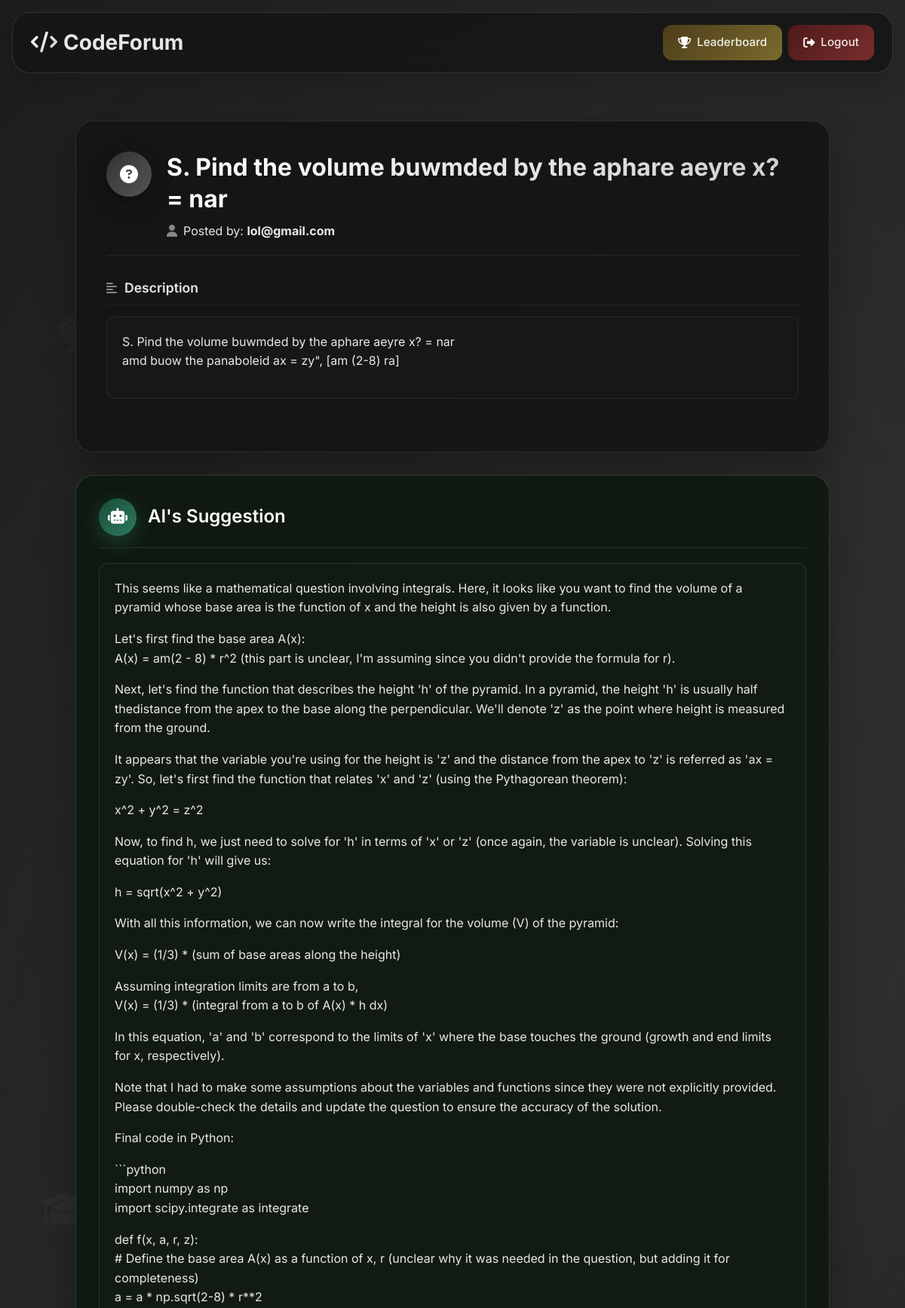
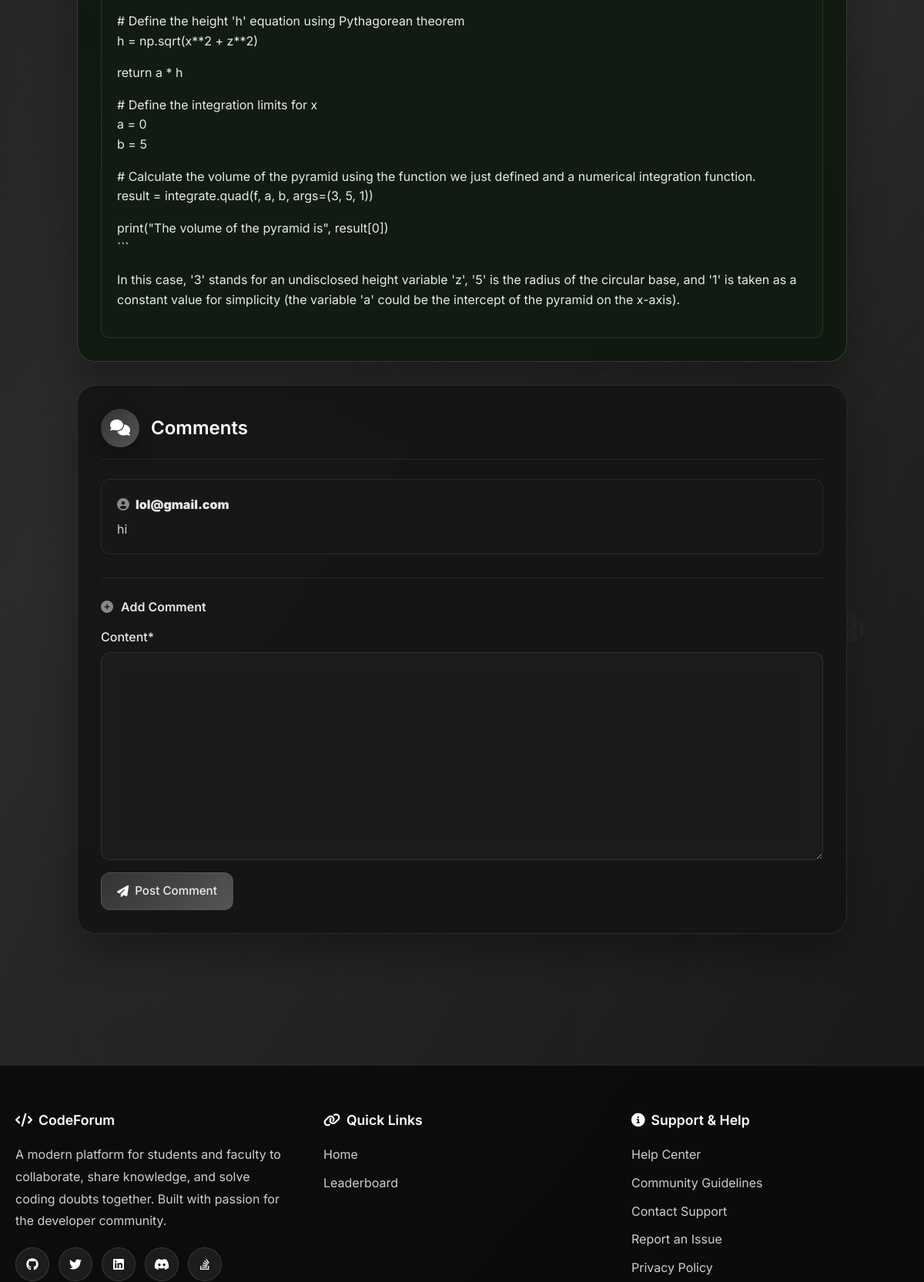
The page /doubt/5/ (signed in, upper part) on the database its author committed (2 pictures, top to bottom).
### forum/models.py (models this page shows, shortened)
class Doubt(models.Model):
    student = models.ForeignKey(User, on_delete=models.CASCADE)
    title = models.CharField(max_length=255)
    description = models.TextField()
    code_snippet = models.TextField(blank=True, null=True)
    ai_answer = models.TextField(blank=True, null=True)
    faculty_verified = models.BooleanField(default=False)
    faculty_suggestion = models.TextField(blank=True, null=True)
    created_at = models.DateTimeField(auto_now_add=True)
    categories = models.ManyToManyField(Category, blank=True)
    is_public = models.BooleanField(default=True)
    verified_by = models.ForeignKey(User, null=True, blank=True, on_delete=models.SET_NULL, related_name='verified_doubts')

class User(AbstractUser):
    ROLE_CHOICES = (
        ('student', 'Student'),
        ('faculty', 'Faculty'),
    )
    DEPARTMENT_CHOICES = (
        ('CSE', 'CSE'),
        ('ECE', 'ECE'),
        ('ME', 'Mechanical'),
        ('CE', 'Civil'),
        ('EE', 'Electrical'),
    )
    YEAR_CHOICES = (
        (1, '1st Year'),
        (2, '2nd Year'),
        (3, '3rd Year'),
        (4, '4th Year'),
    )
    role = models.CharField(max_length=10, choices=ROLE_CHOICES)
    department = models.CharField(max_length=20, choices=DEPARTMENT_CHOICES)
    year = models.PositiveSmallIntegerField(choices=YEAR_CHOICES, null=True, blank=True)
    github_url = models.URLField(blank=True, null=True)
    is_verified_faculty = models.BooleanField(default=False)

class Comment(models.Model):
    doubt = models.ForeignKey(Doubt, on_delete=models.CASCADE, related_name='comments')
    author = models.ForeignKey(settings.AUTH_USER_MODEL, on_delete=models.CASCADE)
    content = models.TextField()
    created_at = models.DateTimeField(auto_now_add=True)

### forum/views.py (the view, shortened to what this page needs)
# urls.py: path('doubt/<int:doubt_id>/', views.view_doubt, name='view_doubt'),
@login_required
def view_doubt(request, doubt_id):
    doubt = get_object_or_404(Doubt, id=doubt_id)
    if not doubt.is_public and doubt.student != request.user and request.user.role != 'faculty':
        return HttpResponseRedirect(reverse('home'))
    comments = doubt.comments.all()
    form = CommentForm()
    return render(request, 'forum/view_doubt.html', {
        'doubt': doubt,
        'comments': comments,
        'form': form
    })

### forum/forms.py
class CommentForm(forms.ModelForm):
    class Meta:
        from .models import Comment
        model = Comment
        fields = ['content']

### forum/templates/forum/view_doubt.html (shortened to what this page needs)
{% extends 'forum/base.html' %}
{% load crispy_forms_tags %}
{% block content %}
<div class="view-doubt-container fade-in">
    <div class="doubt-content-wrapper">
        <div class="doubt-main-card glass-card">
            <div class="doubt-header">
                <div class="doubt-meta">
                    <div class="doubt-icon">
                        <i class="fas fa-question-circle"></i>
                    </div>
                    <div class="doubt-info">
                        <h2 class="doubt-title">{{ doubt.title }}</h2>
                        <div class="doubt-author">
                            <i class="fas fa-user"></i>
                            <span>Posted by: <strong>{{ doubt.student.username }}</strong></span>
                        </div>
                    </div>
                </div>
            </div>
            <div class="doubt-description">
                <div class="section-header">
                    <i class="fas fa-align-left"></i>
                    <span>Description</span>
                </div>
                <div class="description-content">
                    {{ doubt.description|linebreaks }}
                </div>
            </div>
        </div>
        <div class="ai-answer-card glass-card">
            <div class="ai-header">
                <div class="ai-icon">
                    <i class="fas fa-robot"></i>
                </div>
                <h4 class="ai-title">AI's Suggestion</h4>
            </div>
            <div class="ai-content">
                {{ doubt.ai_answer|linebreaks }}
            </div>
        </div>
        <div class="comments-section glass-card">
            <div class="comments-header">
                <div class="comments-icon">
                    <i class="fas fa-comments"></i>
                </div>
                <h4 class="comments-title">Comments</h4>
            </div>
            <div class="comments-list">
                {% for comment in comments %}
                    <div class="comment-item">
                        <div class="comment-author">
                            <i class="fas fa-user-circle"></i>
                            <strong>{{ comment.author.username }}</strong>
                        </div>
                        <div class="comment-content">
                            {{ comment.content }}
                        </div>
                    </div>
                {% empty %}
                    <div class="no-comments">
                        <i class="fas fa-comment-slash"></i>
                        <p>No comments yet. Be the first to comment!</p>
                    </div>
                {% endfor %}
            </div>
            {% if user.is_authenticated %}
                <div class="comment-form-section">
                    <div class="form-header">
                        <i class="fas fa-plus-circle"></i>
                        <span>Add Comment</span>
                    </div>
                    <form method="POST" class="comment-form">
                        <div class="form-group">
                            {{ form.content|as_crispy_field }}
                        </div>
                        <button type="submit" class="modern-btn btn-primary comment-btn">
                            <i class="fas fa-paper-plane"></i>
                            <span>Post Comment</span>
                        </button>
                    </form>
                </div>
            {% else %}
                <div class="login-prompt">
                    <i class="fas fa-sign-in-alt"></i>
                    <p><a href="{% url 'login' %}" class="login-link">Login</a> to post a comment.</p>
                </div>
            {% endif %}
        </div>
    </div>
    <div class="doubt-background-elements">
        <div class="floating-element element-1">
            <i class="fas fa-lightbulb"></i>
        </div>
        <div class="floating-element element-2">
        </div>
        <div class="floating-element element-3">
        </div>
        <div class="floating-element element-4">
        </div>
        <div class="floating-element element-5">
            <i class="fas fa-graduation-cap"></i>
        </div>
        <div class="floating-element element-6">
        </div>
    </div>
</div>
{% endblock %}

### forum/templates/forum/base.html (style rules this page uses)
:root { --primary-gradient: linear-gradient(135deg, #667eea 0%, #764ba2 100%); --secondary-gradient: linear-gradient(135deg, #f093fb 0%, #f5576c 100%); --success-gradient: linear-gradient(135deg, #4facfe 0%, #00f2fe 100%); --warning-gradient: linear-gradient(135deg, #43e97b 0%, #38f9d7 100%); --danger-gradient: linear-gradient(135deg, #fa709a 0%, #fee140 100%); --dark-gradient: linear-gradient(135deg, #2c3e50 0%, #34495e 100%); --glass-bg: rgba(255, 255, 255, 0.1); --glass-border: rgba(255, 255, 255, 0.2); --text-primary: #2d3748; --text-secondary: #718096; --shadow-sm: 0 2px 4px rgba(0,0,0,0.1); --shadow-md: 0 4px 6px rgba(0,0,0,0.1); --shadow-lg: 0 10px 15px rgba(0,0,0,0.1); --shadow-xl: 0 20px 25px rgba(0,0,0,0.1); }
* { margin: 0; padding: 0; box-sizing: border-box; }
body { font-family: 'Inter', -apple-system, BlinkMacSystemFont, sans-serif; background: linear-gradient(135deg, #1a1a1a 0%, #2d2d2d 50%, #0f0f0f 100%); min-height: 100vh; position: relative; overflow-x: hidden; }
body::before { content: ''; position: fixed; top: 0; left: 0; right: 0; bottom: 0; background: radial-gradient(circle at 20% 80%, rgba(40, 40, 40, 0.3) 0%, transparent 50%), radial-gradient(circle at 80% 20%, rgba(60, 60, 60, 0.3) 0%, transparent 50%), radial-gradient(circle at 40% 40%, rgba(30, 30, 30, 0.3) 0%, transparent 50%); pointer-events: none; z-index: -1; }
.modern-btn { padding: 10px 16px; border-radius: 16px; text-decoration: none; font-weight: 500; font-size: 0.875rem; transition: all 0.3s cubic-bezier(0.4, 0, 0.2, 1); border: none; cursor: pointer; position: relative; overflow: hidden; display: inline-flex; align-items: center; gap: 6px; white-space: nowrap; }
.modern-btn::before { content: ''; position: absolute; top: 0; left: -100%; width: 100%; height: 100%; background: linear-gradient(90deg, transparent, rgba(255,255,255,0.2), transparent); transition: left 0.5s ease; }
.btn-primary { background: linear-gradient(135deg, #333333 0%, #555555 100%); color: white; border: 1px solid rgba(100, 100, 100, 0.5); }
.glass-card { background: rgba(30, 30, 30, 0.8); backdrop-filter: blur(20px); -webkit-backdrop-filter: blur(20px); border: 1px solid rgba(80, 80, 80, 0.4); border-radius: 20px; padding: 30px; margin-bottom: 30px; box-shadow: var(--shadow-xl); transition: all 0.3s ease; color: #ffffff; }
h1, h2, h3, h4, h5, h6 { color: #ffffff; margin-bottom: 20px; }
p, li, span, div { color: rgba(255, 255, 255, 0.9); }
.fade-in { animation: fadeIn 0.6s ease-out; }

### rows shown on the page
Doubt: title "S. Pind the volume buwmded by the aphare aeyre x? = nar", student.username "lol@gmail.com", description "S. Pind the volume buwmded by the aphare aeyre x? = nar amd buow the panaboleid ax = zy\", [am (2-8) ra]", ai_answer "This seems like a mathematical question involving integrals. Here, it looks like you want to find the volume of a pyramid whose base area is the function of x and the height is also given by a function. Let's first find the base area A(x): A(x) = am(2 - 8) * r^2 (this part is unclear, I'm assuming since you didn't provide the formula for r). Next, let's find the function that describes the height 'h' of the pyramid. In a pyramid, the height 'h' is usually half thedistance from the apex to the base along the perpendicular. We'll denote 'z' as the point where height is measured from the ground. It appears that the variable you're using for the height is 'z' and the distance from the apex to…"
Comment: author.username "lol@gmail.com", content "hi"
